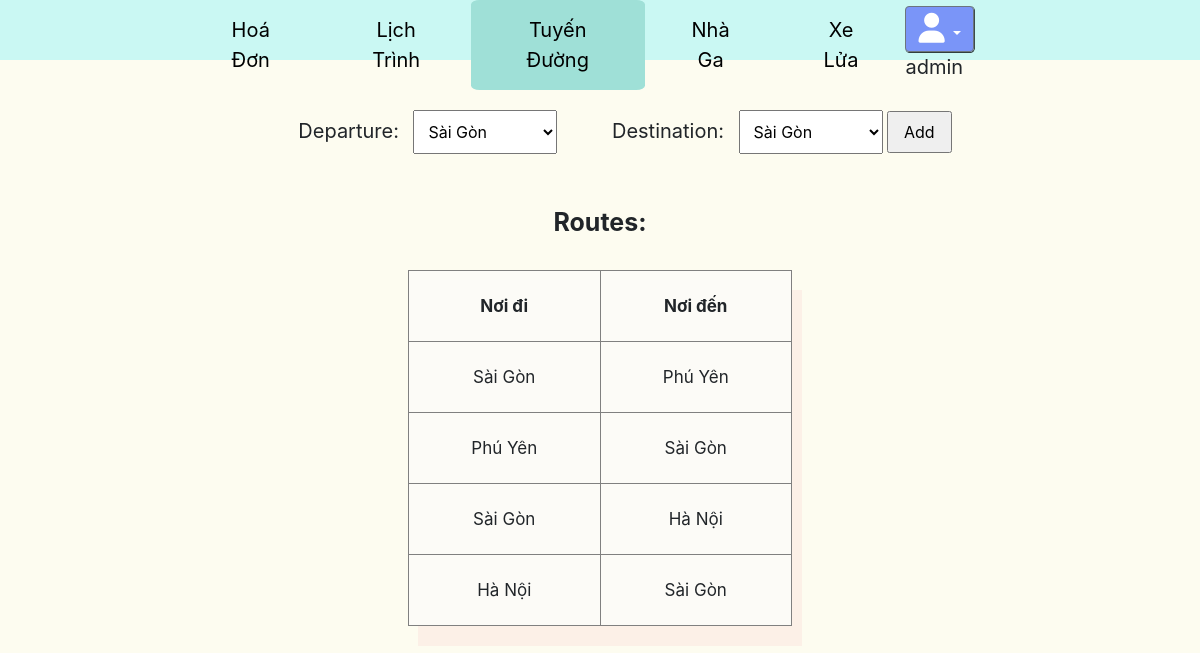
Page /routes/ (signed in) on the committed database.
### core/models.py (models this page shows, shortened)
class Route(models.Model):
    departure = models.ForeignKey(Station, related_name='stations_departure', on_delete=models.CASCADE)
    destination = models.ForeignKey(Station, related_name='stations_destination', on_delete=models.CASCADE)

class Station(models.Model):
    name = models.CharField(default = "", max_length = 50)
    address = models.CharField(default = "",max_length = 255)
    def __str__(self) -> str:
        return self.name

### core/views.py (the view, shortened to what this page needs)
# urls.py: path('routes/', Routes.as_view() , name='routes'),
@method_decorator(staff_member_required, name='dispatch')
class Routes(View):
    def get(self,request):
        stations = Station.objects.all()
        routes = Route.objects.all()
        context = {
            'stations':stations,
            'routes':routes,
        }
        return render(request, 'core/routes.html',context)

### core/templates/core/routes.html (shortened to what this page needs)
{% extends 'core/base_manage.html' %} {% load static %} {% block head %}
<link rel="stylesheet" href="{% static 'css/RTT.css' %}">
{% endblock head %} {% block contain %}
<div class="main">
  <form action="" method="post">
    <label for="departure">Departure: </label>
    <select name="departure">
      {% for station in stations %}
      <option value="{{station.id}}">{{station.name}}</option>
      {% endfor %}
    </select>
    <label for="destination">Destination: </label>
    <select name="destination">
      {% for station in stations %}
      <option value="{{station.id}}">{{station.name}}</option>
      {% endfor %}
    </select>
    <input type="submit" value="Add" />
  </form>
  <fieldset>
    <legend id="myLegend">Routes:</legend>
    <table border="1px solid gray">
      <tr border="1px solid gray">
        <th style="padding: 5px">Nơi đi</th>
        <th style="padding: 5px">Nơi đến</th>
      </tr>
      {% for route in routes %}
      <tr border="1px solid gray">
        <td style="padding: 5px">{{route.departure}}</td>
        <td style="padding: 5px">{{route.destination}}</td>
      </tr>
      {% endfor %}
    </table>
  </fieldset>
</div>
{% endblock contain %}

### core/templates/core/base_manage.html (shortened to what this page needs)
{% load static %}
<!DOCTYPE html>
<html lang="en">
  <head>
    <link
      rel="stylesheet"
      href="https://stackpath.bootstrapcdn.com/bootstrap/4.3.1/css/bootstrap.min.css"
    />
    <link rel="stylesheet" href="{% static 'css/base1.css' %}" />
    {% block head %} {% endblock head %}
  </head>
  <body>
    <header>
      <div class="container_header">
        <div class="container_menu">
          <ul class="menu_header">
            <li class="item_header"><a href="{% url 'bills' %}">Hoá Đơn</a></li>
            <li class="item_header">
              <a href="{% url 'schedules' %}">Lịch Trình</a>
            </li>
            <li class="item_header">
              <a href="{% url 'routes' %}">Tuyến Đường</a>
            </li>
            <li class="item_header">
              <a href="{% url 'stations' %}">Nhà Ga</a>
            </li>
            <li class="item_header"><a href="{% url 'trains' %}">Xe Lửa</a></li>
          </ul>
        </div>
        {% if user.username %}
        <div class="contain_login">
          <div class="dropdown open">
            <button
              class="btn btn-secondary dropdown-toggle btnProfile"
              type="button"
              id="triggerId"
              data-toggle="dropdown"
              aria-haspopup="true"
              aria-expanded="false"
            >
              <i class="fas fa-user userSize"></i>
            </button>
            <span>{{user.username}}</span>
          </div>
        </div>
        {% else %}
        <a href="{% url 'login' %}">Login</a>
        {% endif %}
      </div>
    </header>
    {% block contain %}{% endblock contain %}
  </body>
</html>

### static/css/base1.css (style rules this page uses)
.activePage { background-color: #9fe0d7; }
.activePage a { color: blue; }
* { margin: 0; padding: 0; box-sizing: border-box; }
body { max-width: 100vw; max-height: 100vh; background: #fdfcf0; }
header { height: 60px; background: #caf8f3; }
header .container_header { width: 70%; margin: auto; display: flex; justify-content: space-between; }
header .container_header .container_menu { text-align: center; }
header .container_header .container_menu .menu_header { display: flex; justify-content: space-between; }
header .container_header .container_menu .menu_header .item_header { font-size: 20px; list-style: none; padding: 15px 40px; transition: 0.7s; border-radius: 5%; }
header .container_header .container_menu .menu_header .item_header a { color: black; text-decoration: none; transition: 0.5s; }
header .container_header .contain_login { padding-top: 6px; font-size: 20px; }
header .container_header .contain_login div .btnProfile { background: rgba(0, 0, 255, 0.4); -webkit-box-shadow: black 0.5px 0.5px 0.5px 0.2px; box-shadow: black 0.5px 0.5px 0.5px 0.2px; }
header .container_header .contain_login div .btnProfile .userSize { font-size: 30px; }

### static/css/RTT.css (style rules this page uses)
* { margin: 0; padding: 0; box-sizing: border-box; }
.main { width: 80%; margin: auto; text-align: center; margin-top: 50px; }
.main form { width: 100%; }
.main label { font-size: 20px; margin-right: 10px; margin-left: 50px; }
.main select { width: 15%; padding: 10px; }
.main input { padding: 7px 15px; }
.main legend { font-size: 25px; font-weight: bold; padding: 50px 0 20px 0; }
.main table { width: 40%; margin: auto; background-color: #fcfbf7; box-shadow: 10px 20px #fcf0e7; }
.main table th, .main table td { line-height: 60px; font-size: 17px; }

### rows in the picture
Route: departure "Sài Gòn", destination "Phú Yên"
Route: departure "Phú Yên", destination "Sài Gòn"
Route: departure "Sài Gòn", destination "Hà Nội"
Route: departure "Hà Nội", destination "Sài Gòn"

### other values in the picture
{{ user.username }} "admin"
form field departure "Sài Gòn"
form field destination "Sài Gòn"
